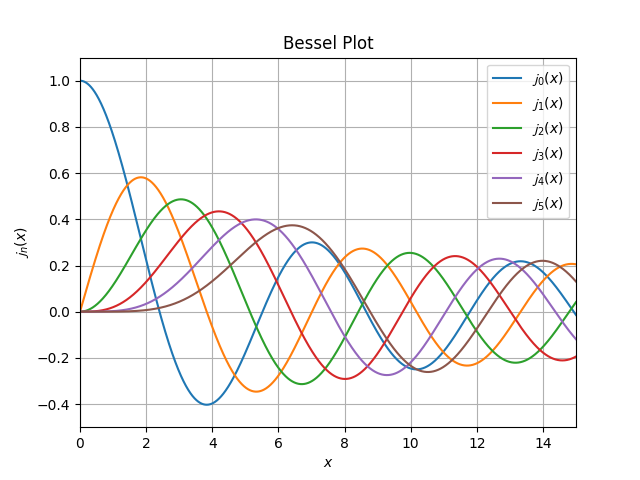

Python code for this plot:
import numpy as np
import pylab as py
import scipy.special as sp

x = np.linspace(0,15,500000)

for v in range(0,6):
	py.plot(x, sp.jv(v,x))
py.xlim((0,15))
py.ylim((-0.5, 1.1))
py.legend(('$\mathcal{j}_0(x)$', '$\mathcal{j}_1(x)$', '$\mathcal{j}_2(x)$', '$\mathcal{j}_3(x)$', '$\mathcal{j}_4(x)$', '$\mathcal{j}_5(x)$'), loc = 0)
py.xlabel('$x$')
py.ylabel('$\mathcal{j}_n(x)$')
py.title("Bessel Plot")
py.grid(True)
py.show()
